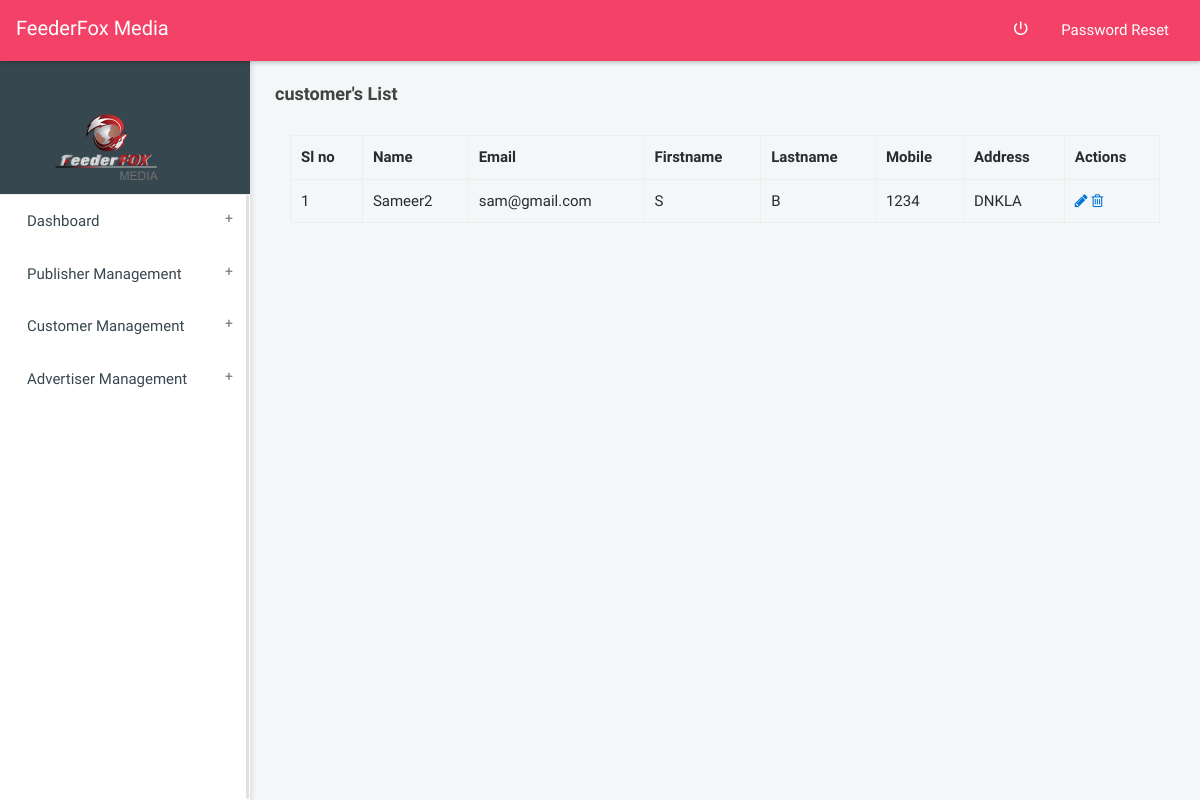
Screenshot of /accounts/customer_list/ with the database file from the repository.
### accounts/models.py (models this page shows, shortened)
class Profile(models.Model):
    user = models.OneToOneField(User, on_delete = models.CASCADE)
    username = models.CharField(max_length=100)
    email = models.EmailField()
    Account_type = models.CharField(max_length=100,choices=ACCCOUNT_TYPES_CHOICES)
    Company_Name = models.CharField(max_length=100,blank=True,null=True)
    Firstname = models.CharField(max_length=100,blank=True,null=True)
    Lastname = models.CharField(max_length=100,blank=True,null=True)
    Address = models.CharField(max_length=1000,blank=True,null=True)
    Mobile = models.CharField(max_length=100,blank=True,null=True)

### accounts/views.py (the view)
def customer_list(request):
	customers = Profile.objects.filter(Account_type=2)
	context = {'customers':customers}
	return render(request,'customer_list.html',context)

### home/templates/customer_list.html (shortened to what this page needs)
{% load static %}
{% load crispy_forms_tags %}
{% load widget_tweaks %}
<!DOCTYPE html>
<html>
<head>
<link rel="stylesheet" href=" {% static 'dist/css/bootstrap.min_admin.css' %}">
<link rel="stylesheet" href="{% static 'dist/css/jquery-jvectormap-2.0.3.css' %}"/>
<link rel="stylesheet" href="{% static 'dist/css/main.css' %}">
<link rel="stylesheet" href="{% static 'dist/css/all-themes.css' %}" />
      <link rel="stylesheet" href="https://cdnjs.cloudflare.com/ajax/libs/font-awesome/4.7.0/css/font-awesome.min.css">
<link rel="stylesheet" href="https://cdnjs.cloudflare.com/ajax/libs/material-design-iconic-font/2.2.0/css/material-design-iconic-font.min.css">
</head>
<body class="theme-red">
<nav class="navbar">
    <div class="col-12">
        <div class="navbar-header">
            <a class="navbar-brand" href="index.html">FeederFox Media</a>
        </div>
        <ul class="nav navbar-nav navbar-right">
            <li><a href=" {% url 'accounts:logout' %} " class="mega-menu" data-close="true"><i class="zmdi zmdi-power"></i></a></li>
            <li><a href=" {% url 'account_change_password' %} "  >Password Reset</a></li>
        </ul>
    </div>
</nav>
<aside id="leftsidebar" class="sidebar">
<div class="user-info">
        <div class="container">
            <div class="image"> <img src="/static/dist/images/logos/logo.png" style="align-self: center;" width="150" height="150" alt="User" /> </div>
        </div>
    </div>
    <div class="menu">
        <ul class="list">
            <li> <a href=" {% url 'dashboard' %} " class="menu-toggle"><span>Dashboard</span></a></li>
            <li> <a href="#" class="menu-toggle"><span> Publisher Management </span> </a>
                 </li>
            <li> <a href="#" class="menu-toggle"><span> Customer Management </span> </a>
                 </li>
            <li> <a href="#" class="menu-toggle"> <span> Advertiser Management </span> </a>
                 </li>
    </div>
</aside>
<section class="content home">
    <div class="container-fluid">
        <div class="block-header">
            <div class="row">
                <div class="col-lg-12 col-md-6 col-sm-7">
                    <h2>customer's List</h2>
                </div>
            </div>
        </div>
                        <div class="container">
                    <table class="table table-bordered">
                        <tr>
                            <th>Sl no </th>
                            <th> Name </th>
                            <th>Email  </th>
                            <th>Firstname</th>
                            <th>Lastname</th>
                           <th>Mobile</th>
                           <th>Address</th>
                           <th>Actions</th>
                        </tr>
                        {% for customer in customers %}
                        <tr>
                            <td>{{ forloop.counter }}</td>
                            <td> {{ customer.username }} </td>
                            <td>{{ customer.email }}</td>
                            <td>{{ customer.Firstname }} </td>
                            <td>{{ customer.Lastname }} </td>
                            <td>{{ customer.Mobile }} </td>
                            <td>{{ customer.Address }} </td>
                            <td><a href=" {% url 'accounts:edit_customers' customer.id %}" title="view/edit" data-rel="tooltip"> <span class="fa fa-pencil"></span></a>
                                <a href=" {% url 'accounts:delete_customer' customer.id %}" title="delete" data-rel="tooltip"><span class="fa fa-trash-o"></span></a>
                            </td>
                        </tr>
                        {% endfor %}
                    </table>
      </div>
    </div>
</section>
</body>
</html>

### rows the page displays
Profile: username "Sameer2", email "sam@gmail.com", Firstname "S", Lastname "B", Mobile "1234", Address "DNKLA"
